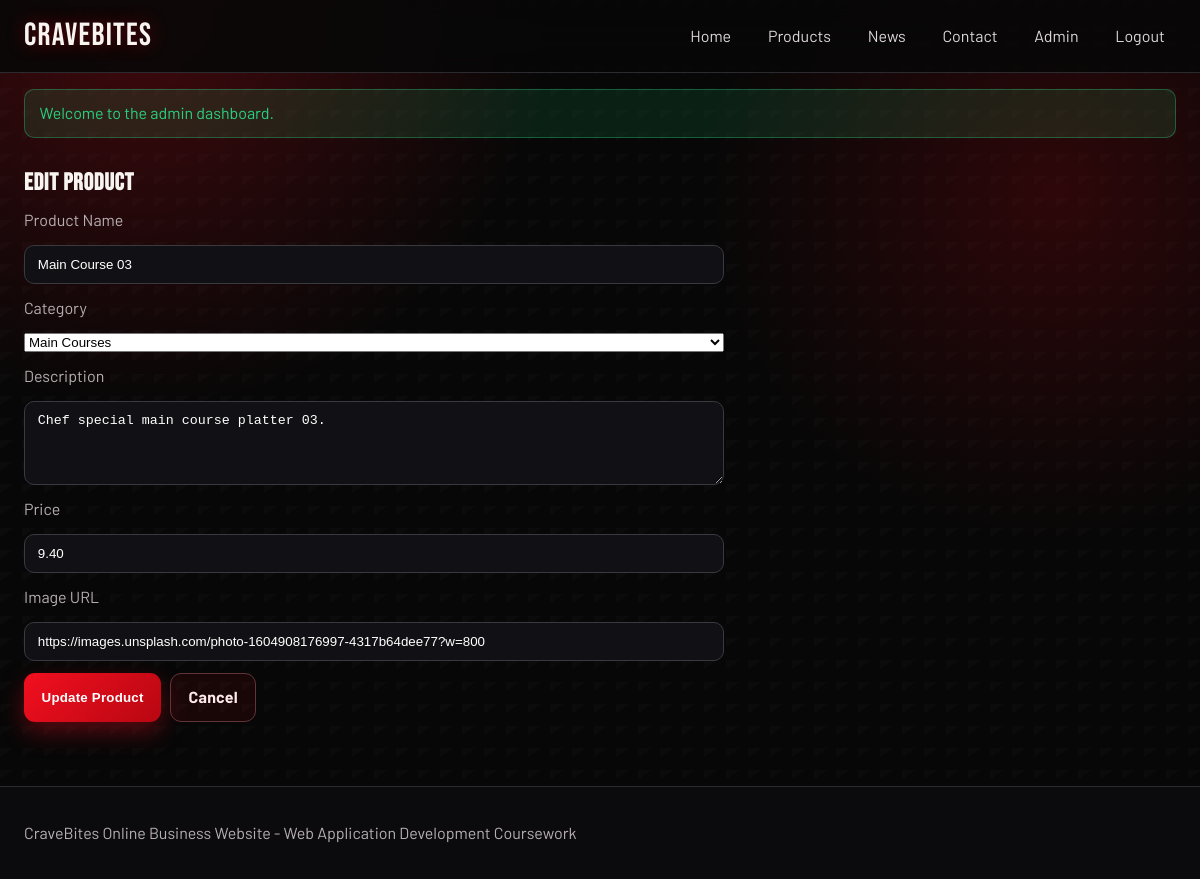
The app's page /.history/CraveBites/admin/product_form_20260317101115.php?id=3 (signed in), older data.
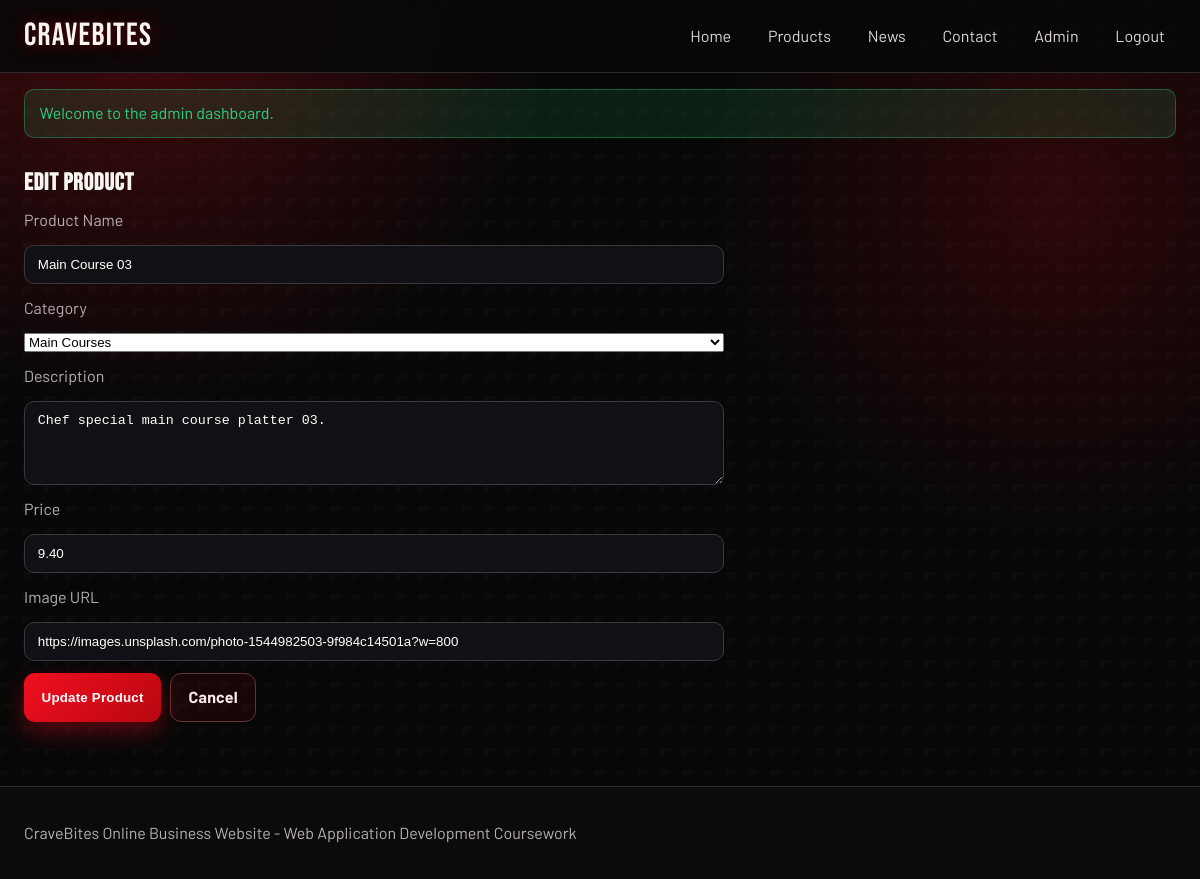
The same page, newer data.
### tables this page shows
CREATE TABLE IF NOT EXISTS products (
    id INT AUTO_INCREMENT PRIMARY KEY,
    name VARCHAR(120) NOT NULL,
    category VARCHAR(80) NOT NULL DEFAULT 'Main Courses',
    description TEXT NOT NULL,
    price DECIMAL(10,2) NOT NULL,
    image_url VARCHAR(300) DEFAULT NULL,
    created_at TIMESTAMP DEFAULT CURRENT_TIMESTAMP
);

### includes/functions.php (called while the page is built, shortened)
<?php
function escape(?string $value): string
{
    return htmlspecialchars($value ?? '', ENT_QUOTES, 'UTF-8');
}
function base_path(): string
{
    static $basePath = null;
    if ($basePath !== null) {
        return $basePath;
    }
    $scriptName = str_replace('\\', '/', $_SERVER['SCRIPT_NAME'] ?? '');
    $dir = str_replace('\\', '/', dirname($scriptName));
    $dir = rtrim($dir, '/');
    if (substr($dir, -6) === '/admin') {
        $dir = substr($dir, 0, -6);
    }
    $basePath = $dir;
    return $basePath;
}
function url(string $path = ''): string
{
    $base = base_path();
    return ($base !== '' ? $base : '') . '/' . ltrim($path, '/');
}

### .history/CraveBites/admin/product_form_20260317101115.php (the view, shortened to what this page needs)
<?php
require_once __DIR__ . '/../includes/bootstrap.php';
$id = (int) ($_GET['id'] ?? 0);
$isEdit = $id > 0;
$categoryOptions = ['Main Courses', 'Sides', 'Beverages and Drinks'];
$product = [
    'name' => '',
    'category' => 'Main Courses',
    'description' => '',
    'price' => '',
    'image_url' => '',
];
if ($isEdit) {
    $stmt = $pdo->prepare('SELECT id, name, category, description, price, image_url FROM products WHERE id = :id');
    $stmt->execute([':id' => $id]);
    $existing = $stmt->fetch();
    $product = $existing;
}
$pageTitle = $isEdit ? 'Edit Product' : 'Add Product';
require_once __DIR__ . '/../includes/header.php';
?>
<section class="wrap section">
    <h1><?php echo escape($pageTitle); ?></h1>
    <form class="form" method="post" action="<?php echo url('admin/product_form.php' . ($isEdit ? '?id=' . $id : '')); ?>">
        <label for="name">Product Name</label>
        <input id="name" name="name" type="text" value="<?php echo escape($product['name']); ?>" required>
        <label for="category">Category</label>
        <select id="category" name="category" required>
            <?php foreach ($categoryOptions as $option): ?>
                <option value="<?php echo escape($option); ?>" <?php echo ($product['category'] === $option) ? 'selected' : ''; ?>>
                    <?php echo escape($option); ?>
                </option>
            <?php endforeach; ?>
        </select>
        <label for="description">Description</label>
        <textarea id="description" name="description" rows="4" required><?php echo escape($product['description']); ?></textarea>
        <label for="price">Price</label>
        <input id="price" name="price" type="number" step="0.01" min="0.01" value="<?php echo escape((string) $product['price']); ?>" required>
        <label for="image_url">Image URL</label>
        <input id="image_url" name="image_url" type="url" value="<?php echo escape($product['image_url']); ?>">
        <div class="row-gap">
            <button class="btn" type="submit"><?php echo $isEdit ? 'Update Product' : 'Create Product'; ?></button>
            <a class="btn btn-outline" href="<?php echo url('admin/products.php'); ?>">Cancel</a>
        </div>
    </form>
</section>
<?php require_once __DIR__ . '/../includes/footer.php'; ?>

Row changes from the older to the newer data that the page shows:
changed products "Main Course 03": image_url "https://images.unsplash.com/photo-1604908176997-4317b64dee77?w=800" → "https://images.unsplash.com/photo-1544982503-9f984c14501a?w=800"
